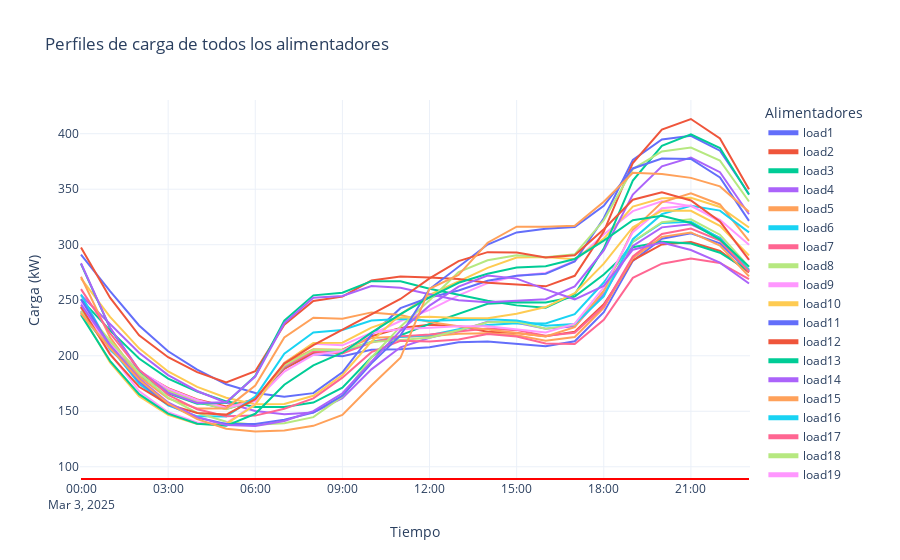

The cell this chart's notebook holds for it:
### Code cell
# Perfil de consumo de las cargas

Filename_historico = 'Data/Input/GAL.csv'  
Demanda_alimentadores = pd.read_csv(Filename_historico,delimiter=',')
Demanda_alimentadores.head()

Demanda_alimentadores['timestamp'] = pd.to_datetime(Demanda_alimentadores['timestamp'])

fig_load = go.Figure()

load_columns = [col for col in Demanda_alimentadores.columns if col.startswith('load')]

for col in load_columns:
    fig_load.add_trace(go.Scatter(
        x=Demanda_alimentadores['timestamp'], 
        y=Demanda_alimentadores[col],
        mode='lines', 
        name=col
    ))

fig_load.add_shape(
    type='line', 
    x0=Demanda_alimentadores['timestamp'].min(), 
    x1=Demanda_alimentadores['timestamp'].max(), 
    y0=89, 
    y1=89, 
    line=dict(color='red', width=2)
)

fig_load.update_layout(
    title="Perfiles de carga de todos los alimentadores",
    xaxis_title="Tiempo",
    yaxis_title="Carga (kW)",
    template="plotly_white",
    legend_title="Alimentadores"
)

fig_load.update_layout(
    legend=dict(
        orientation="v",
        yanchor="middle",
        y=0.5,
        xanchor="left",
        x=1.02,
        itemsizing="constant"
    ),
    margin=dict(r=150)  
)

fig_load.show()
